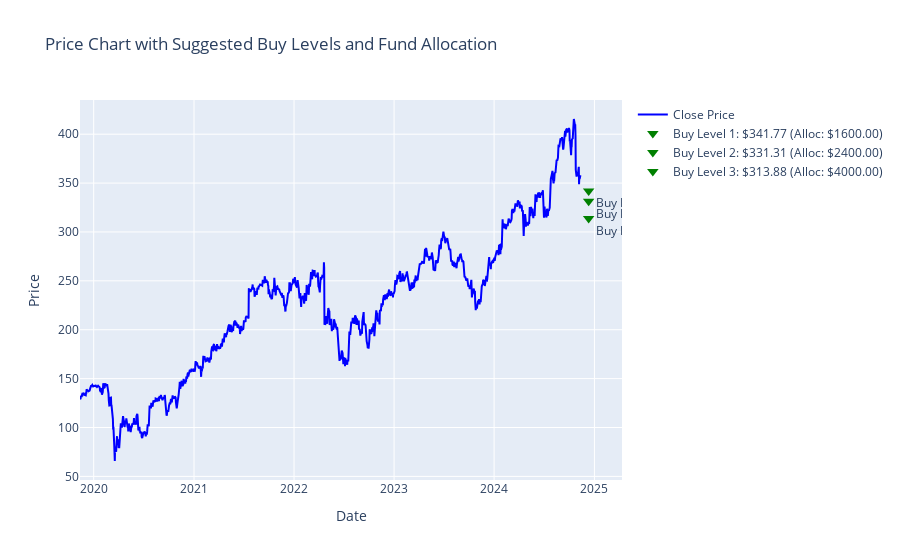

Write notebook code for a chart like this one.
### Code cell
# Fetch historical stock data
def fetch_stock_data(symbol, start, end):
    stock = yf.Ticker(symbol)
    data = stock.history(start=start, end=end)
    data['Date'] = data.index
    return data

# Detect support levels for buying
def calculate_support_levels(data, recent_period=60, drop_factors=[0.02, 0.05, 0.1]):
    """
    Calculate three support levels based on recent lows, applying increasing drops for each level.
    """
    recent_low = data['Close'].tail(recent_period).min()
    levels = [recent_low * (1 - drop) for drop in drop_factors]
    return levels

# Calculate fund allocation for each level
def allocate_funds(total_funds=200000, levels=[0.02, 0.05, 0.1]):
    allocation_ratios = [0.2, 0.3, 0.5]  # Aggressive to Conservative ratios
    return [total_funds * ratio for ratio in allocation_ratios]

# Visualize with suggested limit orders and allocation
def visualize_limit_orders(data, support_levels, allocations):
    fig = go.Figure()
    
    # Plot the close price
    fig.add_trace(go.Scatter(x=data['Date'], y=data['Close'], mode='lines', name='Close Price', line=dict(color='blue')))
    
    # Plot the suggested limit orders with annotations
    for i, (level, allocation) in enumerate(zip(support_levels, allocations)):
        label = f"Buy Level {i+1}: ${level:.2f} (Alloc: ${allocation:.2f})"
        fig.add_trace(go.Scatter(x=[data['Date'].iloc[-1] + pd.Timedelta(days=30)], y=[level], mode='markers+text', 
                                 name=label, text=label, textposition="bottom right",
                                 marker=dict(symbol='triangle-down', color='green', size=10)))
    
    fig.update_layout(
        title="Price Chart with Suggested Buy Levels and Fund Allocation",
        xaxis_title="Date",
        yaxis_title="Price",
        showlegend=True
    )
    
    fig.show()

# Main function to execute the analysis
def analyze_stock_with_limit_orders(symbol, total_funds=8000):
    # Define the time range for the analysis
    end_date = datetime.today()
    start_date = end_date - pd.DateOffset(years=5)
    
    # Fetch data and calculate support levels and allocations
    data = fetch_stock_data(symbol, start=start_date.strftime('%Y-%m-%d'), end=end_date.strftime('%Y-%m-%d'))
    support_levels = calculate_support_levels(data)
    allocations = allocate_funds(total_funds=total_funds)
    
    # Visualize results
    visualize_limit_orders(data, support_levels, allocations)
    print(f"Suggested buy levels and allocations for {symbol}:")
    for i, (level, allocation) in enumerate(zip(support_levels, allocations), 1):
        print(f"Level {i}: ${level:.2f}, Allocation: ${allocation:.2f}")

# Example usage
symbol = 'HCA'
analyze_stock_with_limit_orders(symbol)

### Figure 1 — Plotly figure (JSON) as saved in the notebook; plotly's stock layout.template omitted (floating-point values rounded to 4 significant figures; data arrays with more than 128 entries replaced by an {"elided": "..."} marker saying what was removed)
{"data": [{"line": {"color": "blue"}, "mode": "lines", "name": "Close Price", "type": "scatter", "x": {"elided": "1258 str values"}, "y": {"elided": "1258 float values"}}, {"marker": {"color": "green", "size": 10, "symbol": "triangle-down"}, "mode": "markers+text", "name": "Buy Level 1: $341.77 (Alloc: $1600.00)", "text": "Buy Level 1: $341.77 (Alloc: $1600.00)", "textposition": "bottom right", "type": "scatter", "x": ["2024-12-11T00:00:00"], "y": [341.8]}, {"marker": {"color": "green", "size": 10, "symbol": "triangle-down"}, "mode": "markers+text", "name": "Buy Level 2: $331.31 (Alloc: $2400.00)", "text": "Buy Level 2: $331.31 (Alloc: $2400.00)", "textposition": "bottom right", "type": "scatter", "x": ["2024-12-11T00:00:00"], "y": [331.3]}, {"marker": {"color": "green", "size": 10, "symbol": "triangle-down"}, "mode": "markers+text", "name": "Buy Level 3: $313.88 (Alloc: $4000.00)", "text": "Buy Level 3: $313.88 (Alloc: $4000.00)", "textposition": "bottom right", "type": "scatter", "x": ["2024-12-11T00:00:00"], "y": [313.9]}], "layout": {"showlegend": true, "title": {"text": "Price Chart with Suggested Buy Levels and Fund Allocation"}, "xaxis": {"title": {"text": "Date"}}, "yaxis": {"title": {"text": "Price"}}}}
